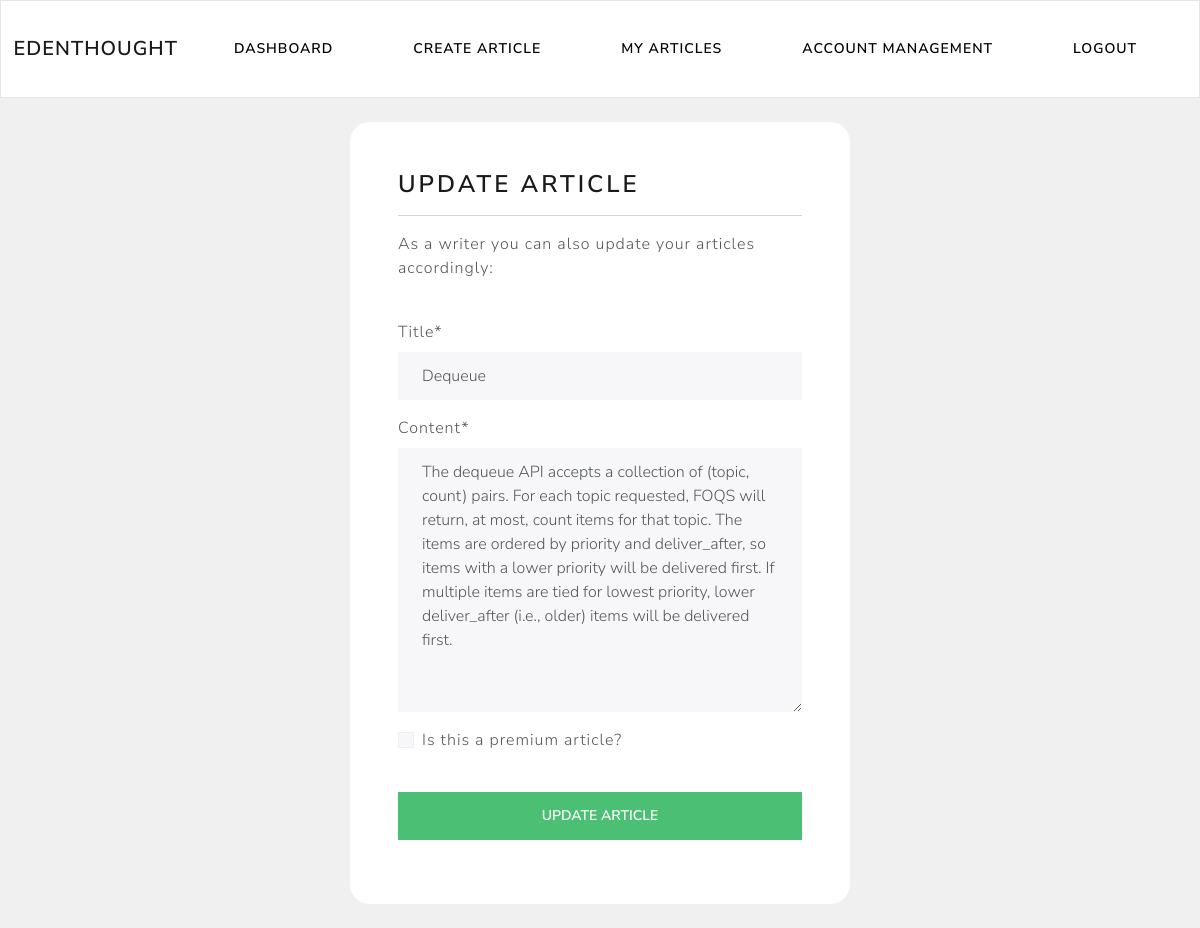
Screenshot of /writer/update-article/9 (signed in) with the database file from the repository.
### writer/models.py (models this page shows)
class Article(models.Model):
    title = models.CharField(max_length=150)
    content = models.TextField(max_length=10000)
    date_posted = models.DateTimeField(auto_now_add=True)
    is_premium = models.BooleanField(default=False, verbose_name="Is this a premium article?")
    user = models.ForeignKey(CustomUser, max_length=10, on_delete=models.CASCADE, null=True)    ### foreign key to CustomUser => when user account is deleted, cascading delete pertinient articles

### writer/views.py (the view)
# urls.py: path('update-article/<str:pk>', views.update_article, name="update-article"),
@login_required(login_url='my-login')
def update_article(request, pk):
    try:
        article = Article.objects.get(id=pk, user=request.user)    ## get articles for particular user
    except:
        return redirect('my-articles')
    form = ArticleForm(instance=article)    ## retrive that object then getting into HTML(prefilled), if not put instance here, the HTML will be  blank
    if request.method == 'POST':
        form = ArticleForm(request.POST, instance=article)
        if form.is_valid():
            form.save()
            return redirect('my-articles')
    context = {'UpdateArticleForm':form}
    return render(request, 'writer/update-article.html', context)

### writer/forms.py
class ArticleForm(ModelForm):   ## will fill in html
    class Meta:
        model = Article
        fields = ['title', 'content', 'is_premium',]

### writer/templates/writer/update-article.html (shortened to what this page needs)
{% extends 'writer/navbar.html' %}
{% load crispy_forms_tags %}
{% block content %}
    <br>
    <div class="container bg-white shadow-md p-5 form-layout">
        <h3> Update article </h3>
        <hr>
        <p> As a writer you can also update your articles accordingly: </p>
        <br>
        <form method="POST" autocomplete="off">
            {{UpdateArticleForm|crispy}}
            <br>
            <input class="btn btn-success w-100" type="submit" value="Update article"/>
        </form>
    </div>
    <br>
{% endblock %}

### static/css/styles.css (style rules this page uses)
.form-layout { width: 500px; border-radius: 20px; }

### rows the page displays
Article: title "Dequeue", content "The dequeue API accepts a collection of (topic, count) pairs. For each topic requested, FOQS will return, at most, count items for that topic. The items are ordered by priority and deliver_after, so items with a lower priority will be delivered first. If multiple items are tied for lowest priority, lower deliver_after (i.e., older) items will be delivered first."
